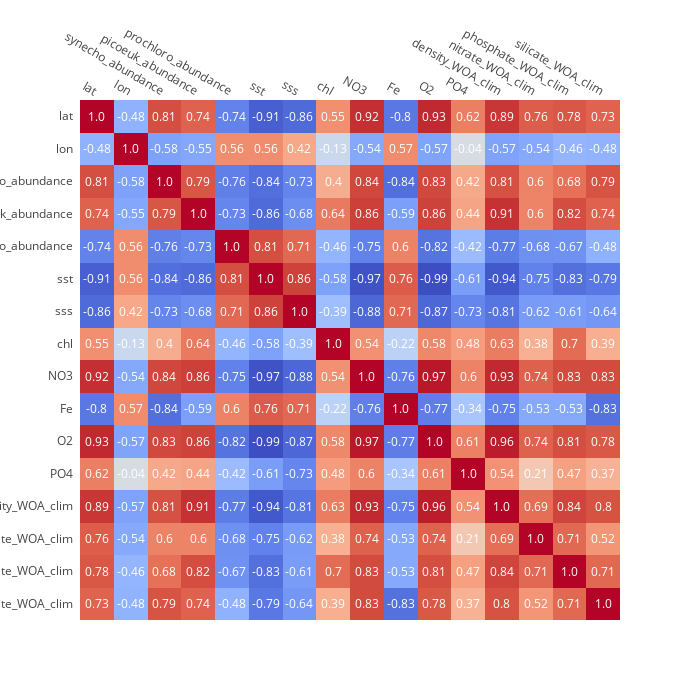

Notebook code cell kept with this figure:
### Code cell
from pycmap.annotatedHeatmap import AnnotatedHeatmap

corr = df.corr(method='spearman')
go = AnnotatedHeatmap().graph_obj()        
go.x = list(corr.columns)
go.y = list(corr.columns)
go.z = corr.values
go.cmap = 'coolwarm' 
go.vmin = -1
go.vmax = 1
go.variable = 'SeaFlow'
go.xlabel = ''
go.ylabel = ''
go.width = 700
go.height = 700
go.render()

### Figure 1 — Plotly figure (JSON) as saved in the notebook; plotly's stock layout.template omitted (floating-point values rounded to 4 significant figures; data arrays with more than 128 entries replaced by an {"elided": "..."} marker saying what was removed)
{"data": [{"colorscale": {"elided": "255x2 mixed values"}, "reversescale": false, "showscale": false, "type": "heatmap", "uid": "87140d29-6d46-43b9-b090-cdce77128319", "x": ["lat", "lon", "synecho_abundance", "picoeuk_abundance", "prochloro_abundance", "sst", "sss", "chl", "NO3", "Fe", "O2", "PO4", "density_WOA_clim", "nitrate_WOA_clim", "phosphate_WOA_clim", "silicate_WOA_clim"], "y": ["lat", "lon", "synecho_abundance", "picoeuk_abundance", "prochloro_abundance", "sst", "sss", "chl", "NO3", "Fe", "O2", "PO4", "density_WOA_clim", "nitrate_WOA_clim", "phosphate_WOA_clim", "silicate_WOA_clim"], "z": {"elided": "16x16 float values"}, "zmax": 1, "zmin": -1}], "layout": {"annotations": [{"font": {"color": "#FFFFFF"}, "showarrow": false, "text": "1.0", "x": "lat", "xref": "x", "y": "lat", "yref": "y"}, {"font": {"color": "#FFFFFF"}, "showarrow": false, "text": "-0.48", "x": "lon", "xref": "x", "y": "lat", "yref": "y"}, {"font": {"color": "#FFFFFF"}, "showarrow": false, "text": "0.81", "x": "synecho_abundance", "xref": "x", "y": "lat", "yref": "y"}, {"font": {"color": "#FFFFFF"}, "showarrow": false, "text": "0.74", "x": "picoeuk_abundance", "xref": "x", "y": "lat", "yref": "y"}, {"font": {"color": "#FFFFFF"}, "showarrow": false, "text": "-0.74", "x": "prochloro_abundance", "xref": "x", "y": "lat", "yref": "y"}, {"font": {"color": "#FFFFFF"}, "showarrow": false, "text": "-0.91", "x": "sst", "xref": "x", "y": "lat", "yref": "y"}, {"font": {"color": "#FFFFFF"}, "showarrow": false, "text": "-0.86", "x": "sss", "xref": "x", "y": "lat", "yref": "y"}, {"font": {"color": "#FFFFFF"}, "showarrow": false, "text": "0.55", "x": "chl", "xref": "x", "y": "lat", "yref": "y"}, {"font": {"color": "#FFFFFF"}, "showarrow": false, "text": "0.92", "x": "NO3", "xref": "x", "y": "lat", "yref": "y"}, {"font": {"color": "#FFFFFF"}, "showarrow": false, "text": "-0.8", "x": "Fe", "xref": "x", "y": "lat", "yref": "y"}, {"font": {"color": "#FFFFFF"}, "showarrow": false, "text": "0.93", "x": "O2", "xref": "x", "y": "lat", "yref": "y"}, {"font": {"color": "#FFFFFF"}, "showarrow": false, "text": "0.62", "x": "PO4", "xref": "x", "y": "lat", "yref": "y"}, {"font": {"color": "#FFFFFF"}, "showarrow": false, "text": "0.89", "x": "density_WOA_clim", "xref": "x", "y": "lat", "yref": "y"}, {"font": {"color": "#FFFFFF"}, "showarrow": false, "text": "0.76", "x": "nitrate_WOA_clim", "xref": "x", "y": "lat", "yref": "y"}, {"font": {"color": "#FFFFFF"}, "showarrow": false, "text": "0.78", "x": "phosphate_WOA_clim", "xref": "x", "y": "lat", "yref": "y"}, {"font": {"color": "#FFFFFF"}, "showarrow": false, "text": "0.73", "x": "silicate_WOA_clim", "xref": "x", "y": "lat", "yref": "y"}, {"font": {"color": "#FFFFFF"}, "showarrow": false, "text": "-0.48", "x": "lat", "xref": "x", "y": "lon", "yref": "y"}, {"font": {"color": "#FFFFFF"}, "showarrow": false, "text": "1.0", "x": "lon", "xref": "x", "y": "lon", "yref": "y"}, {"font": {"color": "#FFFFFF"}, "showarrow": false, "text": "-0.58", "x": "synecho_abundance", "xref": "x", "y": "lon", "yref": "y"}, {"font": {"color": "#FFFFFF"}, "showarrow": false, "text": "-0.55", "x": "picoeuk_abundance", "xref": "x", "y": "lon", "yref": "y"}, {"font": {"color": "#FFFFFF"}, "showarrow": false, "text": "0.56", "x": "prochloro_abundance", "xref": "x", "y": "lon", "yref": "y"}, {"font": {"color": "#FFFFFF"}, "showarrow": false, "text": "0.56", "x": "sst", "xref": "x", "y": "lon", "yref": "y"}, {"font": {"color": "#FFFFFF"}, "showarrow": false, "text": "0.42", "x": "sss", "xref": "x", "y": "lon", "yref": "y"}, {"font": {"color": "#FFFFFF"}, "showarrow": false, "text": "-0.13", "x": "chl", "xref": "x", "y": "lon", "yref": "y"}, {"font": {"color": "#FFFFFF"}, "showarrow": false, "text": "-0.54", "x": "NO3", "xref": "x", "y": "lon", "yref": "y"}, {"font": {"color": "#FFFFFF"}, "showarrow": false, "text": "0.57", "x": "Fe", "xref": "x", "y": "lon", "yref": "y"}, {"font": {"color": "#FFFFFF"}, "showarrow": false, "text": "-0.57", "x": "O2", "xref": "x", "y": "lon", "yref": "y"}, {"font": {"color": "#FFFFFF"}, "showarrow": false, "text": "-0.04", "x": "PO4", "xref": "x", "y": "lon", "yref": "y"}, {"font": {"color": "#FFFFFF"}, "showarrow": false, "text": "-0.57", "x": "density_WOA_clim", "xref": "x", "y": "lon", "yref": "y"}, {"font": {"color": "#FFFFFF"}, "showarrow": false, "text": "-0.54", "x": "nitrate_WOA_clim", "xref": "x", "y": "lon", "yref": "y"}, {"font": {"color": "#FFFFFF"}, "showarrow": false, "text": "-0.46", "x": "phosphate_WOA_clim", "xref": "x", "y": "lon", "yref": "y"}, {"font": {"color": "#FFFFFF"}, "showarrow": false, "text": "-0.48", "x": "silicate_WOA_clim", "xref": "x", "y": "lon", "yref": "y"}, {"font": {"color": "#FFFFFF"}, "showarrow": false, "text": "0.81", "x": "lat", "xref": "x", "y": "synecho_abundance", "yref": "y"}, {"font": {"color": "#FFFFFF"}, "showarrow": false, "text": "-0.58", "x": "lon", "xref": "x", "y": "synecho_abundance", "yref": "y"}, {"font": {"color": "#FFFFFF"}, "showarrow": false, "text": "1.0", "x": "synecho_abundance", "xref": "x", "y": "synecho_abundance", "yref": "y"}, {"font": {"color": "#FFFFFF"}, "showarrow": false, "text": "0.79", "x": "picoeuk_abundance", "xref": "x", "y": "synecho_abundance", "yref": "y"}, {"font": {"color": "#FFFFFF"}, "showarrow": false, "text": "-0.76", "x": "prochloro_abundance", "xref": "x", "y": "synecho_abundance", "yref": "y"}, {"font": {"color": "#FFFFFF"}, "showarrow": false, "text": "-0.84", "x": "sst", "xref": "x", "y": "synecho_abundance", "yref": "y"}, {"font": {"color": "#FFFFFF"}, "showarrow": false, "text": "-0.73", "x": "sss", "xref": "x", "y": "synecho_abundance", "yref": "y"}, {"font": {"color": "#FFFFFF"}, "showarrow": false, "text": "0.4", "x": "chl", "xref": "x", "y": "synecho_abundance", "yref": "y"}, {"font": {"color": "#FFFFFF"}, "showarrow": false, "text": "0.84", "x": "NO3", "xref": "x", "y": "synecho_abundance", "yref": "y"}, {"font": {"color": "#FFFFFF"}, "showarrow": false, "text": "-0.84", "x": "Fe", "xref": "x", "y": "synecho_abundance", "yref": "y"}, {"font": {"color": "#FFFFFF"}, "showarrow": false, "text": "0.83", "x": "O2", "xref": "x", "y": "synecho_abundance", "yref": "y"}, {"font": {"color": "#FFFFFF"}, "showarrow": false, "text": "0.42", "x": "PO4", "xref": "x", "y": "synecho_abundance", "yref": "y"}, {"font": {"color": "#FFFFFF"}, "showarrow": false, "text": "0.81", "x": "density_WOA_clim", "xref": "x", "y": "synecho_abundance", "yref": "y"}, {"font": {"color": "#FFFFFF"}, "showarrow": false, "text": "0.6", "x": "nitrate_WOA_clim", "xref": "x", "y": "synecho_abundance", "yref": "y"}, {"font": {"color": "#FFFFFF"}, "showarrow": false, "text": "0.68", "x": "phosphate_WOA_clim", "xref": "x", "y": "synecho_abundance", "yref": "y"}, {"font": {"color": "#FFFFFF"}, "showarrow": false, "text": "0.79", "x": "silicate_WOA_clim", "xref": "x", "y": "synecho_abundance", "yref": "y"}, {"font": {"color": "#FFFFFF"}, "showarrow": false, "text": "0.74", "x": "lat", "xref": "x", "y": "picoeuk_abundance", "yref": "y"}, {"font": {"color": "#FFFFFF"}, "showarrow": false, "text": "-0.55", "x": "lon", "xref": "x", "y": "picoeuk_abundance", "yref": "y"}, {"font": {"color": "#FFFFFF"}, "showarrow": false, "text": "0.79", "x": "synecho_abundance", "xref": "x", "y": "picoeuk_abundance", "yref": "y"}, {"font": {"color": "#FFFFFF"}, "showarrow": false, "text": "1.0", "x": "picoeuk_abundance", "xref": "x", "y": "picoeuk_abundance", "yref": "y"}, {"font": {"color": "#FFFFFF"}, "showarrow": false, "text": "-0.73", "x": "prochloro_abundance", "xref": "x", "y": "picoeuk_abundance", "yref": "y"}, {"font": {"color": "#FFFFFF"}, "showarrow": false, "text": "-0.86", "x": "sst", "xref": "x", "y": "picoeuk_abundance", "yref": "y"}, {"font": {"color": "#FFFFFF"}, "showarrow": false, "text": "-0.68", "x": "sss", "xref": "x", "y": "picoeuk_abundance", "yref": "y"}, {"font": {"color": "#FFFFFF"}, "showarrow": false, "text": "0.64", "x": "chl", "xref": "x", "y": "picoeuk_abundance", "yref": "y"}, {"font": {"color": "#FFFFFF"}, "showarrow": false, "text": "0.86", "x": "NO3", "xref": "x", "y": "picoeuk_abundance", "yref": "y"}, {"font": {"color": "#FFFFFF"}, "showarrow": false, "text": "-0.59", "x": "Fe", "xref": "x", "y": "picoeuk_abundance", "yref": "y"}, {"font": {"color": "#FFFFFF"}, "showarrow": false, "text": "0.86", "x": "O2", "xref": "x", "y": "picoeuk_abundance", "yref": "y"}, {"font": {"color": "#FFFFFF"}, "showarrow": false, "text": "0.44", "x": "PO4", "xref": "x", "y": "picoeuk_abundance", "yref": "y"}, {"font": {"color": "#FFFFFF"}, "showarrow": false, "text": "0.91", "x": "density_WOA_clim", "xref": "x", "y": "picoeuk_abundance", "yref": "y"}, {"font": {"color": "#FFFFFF"}, "showarrow": false, "text": "0.6", "x": "nitrate_WOA_clim", "xref": "x", "y": "picoeuk_abundance", "yref": "y"}, {"font": {"color": "#FFFFFF"}, "showarrow": false, "text": "0.82", "x": "phosphate_WOA_clim", "xref": "x", "y": "picoeuk_abundance", "yref": "y"}, {"font": {"color": "#FFFFFF"}, "showarrow": false, "text": "0.74", "x": "silicate_WOA_clim", "xref": "x", "y": "picoeuk_abundance", "yref": "y"}, {"font": {"color": "#FFFFFF"}, "showarrow": false, "text": "-0.74", "x": "lat", "xref": "x", "y": "prochloro_abundance", "yref": "y"}, {"font": {"color": "#FFFFFF"}, "showarrow": false, "text": "0.56", "x": "lon", "xref": "x", "y": "prochloro_abundance", "yref": "y"}, {"font": {"color": "#FFFFFF"}, "showarrow": false, "text": "-0.76", "x": "synecho_abundance", "xref": "x", "y": "prochloro_abundance", "yref": "y"}, {"font": {"color": "#FFFFFF"}, "showarrow": false, "text": "-0.73", "x": "picoeuk_abundance", "xref": "x", "y": "prochloro_abundance", "yref": "y"}, {"font": {"color": "#FFFFFF"}, "showarrow": false, "text": "1.0", "x": "prochloro_abundance", "xref": "x", "y": "prochloro_abundance", "yref": "y"}, {"font": {"color": "#FFFFFF"}, "showarrow": false, "text": "0.81", "x": "sst", "xref": "x", "y": "prochloro_abundance", "yref": "y"}, {"font": {"color": "#FFFFFF"}, "showarrow": false, "text": "0.71", "x": "sss", "xref": "x", "y": "prochloro_abundance", "yref": "y"}, {"font": {"color": "#FFFFFF"}, "showarrow": false, "text": "-0.46", "x": "chl", "xref": "x", "y": "prochloro_abundance", "yref": "y"}, {"font": {"color": "#FFFFFF"}, "showarrow": false, "text": "-0.75", "x": "NO3", "xref": "x", "y": "prochloro_abundance", "yref": "y"}, {"font": {"color": "#FFFFFF"}, "showarrow": false, "text": "0.6", "x": "Fe", "xref": "x", "y": "prochloro_abundance", "yref": "y"}, {"font": {"color": "#FFFFFF"}, "showarrow": false, "text": "-0.82", "x": "O2", "xref": "x", "y": "prochloro_abundance", "yref": "y"}, {"font": {"color": "#FFFFFF"}, "showarrow": false, "text": "-0.42", "x": "PO4", "xref": "x", "y": "prochloro_abundance", "yref": "y"}, {"font": {"color": "#FFFFFF"}, "showarrow": false, "text": "-0.77", "x": "density_WOA_clim", "xref": "x", "y": "prochloro_abundance", "yref": "y"}, {"font": {"color": "#FFFFFF"}, "showarrow": false, "text": "-0.68", "x": "nitrate_WOA_clim", "xref": "x", "y": "prochloro_abundance", "yref": "y"}, {"font": {"color": "#FFFFFF"}, "showarrow": false, "text": "-0.67", "x": "phosphate_WOA_clim", "xref": "x", "y": "prochloro_abundance", "yref": "y"}, {"font": {"color": "#FFFFFF"}, "showarrow": false, "text": "-0.48", "x": "silicate_WOA_clim", "xref": "x", "y": "prochloro_abundance", "yref": "y"}, {"font": {"color": "#FFFFFF"}, "showarrow": false, "text": "-0.91", "x": "lat", "xref": "x", "y": "sst", "yref": "y"}, {"font": {"color": "#FFFFFF"}, "showarrow": false, "text": "0.56", "x": "lon", "xref": "x", "y": "sst", "yref": "y"}, {"font": {"color": "#FFFFFF"}, "showarrow": false, "text": "-0.84", "x": "synecho_abundance", "xref": "x", "y": "sst", "yref": "y"}, {"font": {"color": "#FFFFFF"}, "showarrow": false, "text": "-0.86", "x": "picoeuk_abundance", "xref": "x", "y": "sst", "yref": "y"}, {"font": {"color": "#FFFFFF"}, "showarrow": false, "text": "0.81", "x": "prochloro_abundance", "xref": "x", "y": "sst", "yref": "y"}, {"font": {"color": "#FFFFFF"}, "showarrow": false, "text": "1.0", "x": "sst", "xref": "x", "y": "sst", "yref": "y"}, {"font": {"color": "#FFFFFF"}, "showarrow": false, "text": "0.86", "x": "sss", "xref": "x", "y": "sst", "yref": "y"}, {"font": {"color": "#FFFFFF"}, "showarrow": false, "text": "-0.58", "x": "chl", "xref": "x", "y": "sst", "yref": "y"}, {"font": {"color": "#FFFFFF"}, "showarrow": false, "text": "-0.97", "x": "NO3", "xref": "x", "y": "sst", "yref": "y"}, {"font": {"color": "#FFFFFF"}, "showarrow": false, "text": "0.76", "x": "Fe", "xref": "x", "y": "sst", "yref": "y"}, {"font": {"color": "#FFFFFF"}, "showarrow": false, "text": "-0.99", "x": "O2", "xref": "x", "y": "sst", "yref": "y"}, {"font": {"color": "#FFFFFF"}, "showarrow": false, "text": "-0.61", "x": "PO4", "xref": "x", "y": "sst", "yref": "y"}, {"font": {"color": "#FFFFFF"}, "showarrow": false, "text": "-0.94", "x": "density_WOA_clim", "xref": "x", "y": "sst", "yref": "y"}, {"font": {"color": "#FFFFFF"}, "showarrow": false, "text": "-0.75", "x": "nitrate_WOA_clim", "xref": "x", "y": "sst", "yref": "y"}, {"font": {"color": "#FFFFFF"}, "showarrow": false, "text": "-0.83", "x": "phosphate_WOA_clim", "xref": "x", "y": "sst", "yref": "y"}, {"font": {"color": "#FFFFFF"}, "showarrow": false, "text": "-0.79", "x": "silicate_WOA_clim", "xref": "x", "y": "sst", "yref": "y"}, {"font": {"color": "#FFFFFF"}, "showarrow": false, "text": "-0.86", "x": "lat", "xref": "x", "y": "sss", "yref": "y"}, {"font": {"color": "#FFFFFF"}, "showarrow": false, "text": "0.42", "x": "lon", "xref": "x", "y": "sss", "yref": "y"}, {"font": {"color": "#FFFFFF"}, "showarrow": false, "text": "-0.73", "x": "synecho_abundance", "xref": "x", "y": "sss", "yref": "y"}, {"font": {"color": "#FFFFFF"}, "showarrow": false, "text": "-0.68", "x": "picoeuk_abundance", "xref": "x", "y": "sss", "yref": "y"}, {"font": {"color": "#FFFFFF"}, "showarrow": false, "text": "0.71", "x": "prochloro_abundance", "xref": "x", "y": "sss", "yref": "y"}, {"font": {"color": "#FFFFFF"}, "showarrow": false, "text": "0.86", "x": "sst", "xref": "x", "y": "sss", "yref": "y"}, {"font": {"color": "#FFFFFF"}, "showarrow": false, "text": "1.0", "x": "sss", "xref": "x", "y": "sss", "yref": "y"}, {"font": {"color": "#FFFFFF"}, "showarrow": false, "text": "-0.39", "x": "chl", "xref": "x", "y": "sss", "yref": "y"}, {"font": {"color": "#FFFFFF"}, "showarrow": false, "text": "-0.88", "x": "NO3", "xref": "x", "y": "sss", "yref": "y"}, {"font": {"color": "#FFFFFF"}, "showarrow": false, "text": "0.71", "x": "Fe", "xref": "x", "y": "sss", "yref": "y"}, {"font": {"color": "#FFFFFF"}, "showarrow": false, "text": "-0.87", "x": "O2", "xref": "x", "y": "sss", "yref": "y"}, {"font": {"color": "#FFFFFF"}, "showarrow": false, "text": "-0.73", "x": "PO4", "xref": "x", "y": "sss", "yref": "y"}, {"font": {"color": "#FFFFFF"}, "showarrow": false, "text": "-0.81", "x": "density_WOA_clim", "xref": "x", "y": "sss", "yref": "y"}, {"font": {"color": "#FFFFFF"}, "showarrow": false, "text": "-0.62", "x": "nitrate_WOA_clim", "xref": "x", "y": "sss", "yref": "y"}, {"font": {"color": "#FFFFFF"}, "showarrow": false, "text": "-0.61", "x": "phosphate_WOA_clim", "xref": "x", "y": "sss", "yref": "y"}, {"font": {"color": "#FFFFFF"}, "showarrow": false, "text": "-0.64", "x": "silicate_WOA_clim", "xref": "x", "y": "sss", "yref": "y"}, {"font": {"color": "#FFFFFF"}, "showarrow": false, "text": "0.55", "x": "lat", "xref": "x", "y": "chl", "yref": "y"}, {"font": {"color": "#FFFFFF"}, "showarrow": false, "text": "-0.13", "x": "lon", "xref": "x", "y": "chl", "yref": "y"}, {"font": {"color": "#FFFFFF"}, "showarrow": false, "text": "0.4", "x": "synecho_abundance", "xref": "x", "y": "chl", "yref": "y"}, {"font": {"color": "#FFFFFF"}, "showarrow": false, "text": "0.64", "x": "picoeuk_abundance", "xref": "x", "y": "chl", "yref": "y"}, {"font": {"color": "#FFFFFF"}, "showarrow": false, "text": "-0.46", "x": "prochloro_abundance", "xref": "x", "y": "chl", "yref": "y"}, {"font": {"color": "#FFFFFF"}, "showarrow": false, "text": "-0.58", "x": "sst", "xref": "x", "y": "chl", "yref": "y"}, {"font": {"color": "#FFFFFF"}, "showarrow": false, "text": "-0.39", "x": "sss", "xref": "x", "y": "chl", "yref": "y"}, {"font": {"color": "#FFFFFF"}, "showarrow": false, "text": "1.0", "x": "chl", "xref": "x", "y": "chl", "yref": "y"}, {"font": {"color": "#FFFFFF"}, "showarrow": false, "text": "0.54", "x": "NO3", "xref": "x", "y": "chl", "yref": "y"}, {"font": {"color": "#FFFFFF"}, "showarrow": false, "text": "-0.22", "x": "Fe", "xref": "x", "y": "chl", "yref": "y"}, {"font": {"color": "#FFFFFF"}, "showarrow": false, "text": "0.58", "x": "O2", "xref": "x", "y": "chl", "yref": "y"}, {"font": {"color": "#FFFFFF"}, "showarrow": false, "text": "0.48", "x": "PO4", "xref": "x", "y": "chl", "yref": "y"}, {"font": {"color": "#FFFFFF"}, "showarrow": false, "text": "0.63", "x": "density_WOA_clim", "xref": "x", "y": "chl", "yref": "y"}, {"font": {"color": "#FFFFFF"}, "showarrow": false, "text": "0.38", "x": "nitrate_WOA_clim", "xref": "x", "y": "chl", "yref": "y"}, {"font": {"color": "#FFFFFF"}, "showarrow": false, "text": "0.7", "x": "phosphate_WOA_clim", "xref": "x", "y": "chl", "yref": "y"}, {"font": {"color": "#FFFFFF"}, "showarrow": false, "text": "0.39", "x": "silicate_WOA_clim", "xref": "x", "y": "chl", "yref": "y"}, {"font": {"color": "#FFFFFF"}, "showarrow": false, "text": "0.92", "x": "lat", "xref": "x", "y": "NO3", "yref": "y"}, {"font": {"color": "#FFFFFF"}, "showarrow": false, "text": "-0.54", "x": "lon", "xref": "x", "y": "NO3", "yref": "y"}, {"font": {"color": "#FFFFFF"}, "showarrow": false, "text": "0.84", "x": "synecho_abundance", "xref": "x", "y": "NO3", "yref": "y"}, {"font": {"color": "#FFFFFF"}, "showarrow": false, "text": "0.86", "x": "picoeuk_abundance", "xref": "x", "y": "NO3", "yref": "y"}, {"font": {"color": "#FFFFFF"}, "showarrow": false, "text": "-0.75", "x": "prochloro_abundance", "xref": "x", "y": "NO3", "yref": "y"}, {"font": {"color": "#FFFFFF"}, "showarrow": false, "text": "-0.97", "x": "sst", "xref": "x", "y": "NO3", "yref": "y"}, {"font": {"color": "#FFFFFF"}, "showarrow": false, "text": "-0.88", "x": "sss", "xref": "x", "y": "NO3", "yref": "y"}, {"font": {"color": "#FFFFFF"}, "showarrow": false, "text": "0.54", "x": "chl", "xref": "x", "y": "NO3", "yref": "y"}, {"font": {"color": "#FFFFFF"}, "showarrow": false, "text": "1.0", "x": "NO3", "xref": "x", "y": "NO3", "yref": "y"}, {"font": {"color": "#FFFFFF"}, "showarrow": false, "text": "-0.76", "x": "Fe", "xref": "x", "y": "NO3", "yref": "y"}, {"font": {"color": "#FFFFFF"}, "showarrow": false, "text": "0.97", "x": "O2", "xref": "x", "y": "NO3", "yref": "y"}, {"font": {"color": "#FFFFFF"}, "showarrow": false, "text": "0.6", "x": "PO4", "xref": "x", "y": "NO3", "yref": "y"}, {"font": {"color": "#FFFFFF"}, "showarrow": false, "text": "0.93", "x": "density_WOA_clim", "xref": "x", "y": "NO3", "yref": "y"}, {"font": {"color": "#FFFFFF"}, "showarrow": false, "text": "0.74", "x": "nitrate_WOA_clim", "xref": "x", "y": "NO3", "yref": "y"}, {"font": {"color": "#FFFFFF"}, "showarrow": false, "text": "0.83", "x": "phosphate_WOA_clim", "xref": "x", "y": "NO3", "yref": "y"}, {"font": {"color": "#FFFFFF"}, "showarrow": false, "text": "0.83", "x": "silicate_WOA_clim", "xref": "x", "y": "NO3", "yref": "y"}, {"font": {"color": "#FFFFFF"}, "showarrow": false, "text": "-0.8", "x": "lat", "xref": "x", "y": "Fe", "yref": "y"}, {"font": {"color": "#FFFFFF"}, "showarrow": false, "text": "0.57", "x": "lon", "xref": "x", "y": "Fe", "yref": "y"}, {"font": {"color": "#FFFFFF"}, "showarrow": false, "text": "-0.84", "x": "synecho_abundance", "xref": "x", "y": "Fe", "yref": "y"}, {"font": {"color": "#FFFFFF"}, "showarrow": false, "text": "-0.59", "x": "picoeuk_abundance", "xref": "x", "y": "Fe", "yref": "y"}, {"font": {"color": "#FFFFFF"}, "showarrow": false, "text": "0.6", "x": "prochloro_abundance", "xref": "x", "y": "Fe", "yref": "y"}, {"font": {"color": "#FFFFFF"}, "showarrow": false, "text": "0.76", "x": "sst", "xref": "x", "y": "Fe", "yref": "y"}, {"font": {"color": "#FFFFFF"}, "showarrow": false, "text": "0.71", "x": "sss", "xref": "x", "y": "Fe", "yref": "y"}, {"font": {"color": "#FFFFFF"}, "showarrow": false, "text": "-0.22", "x": "chl", "xref": "x", "y": "Fe", "yref": "y"}, {"font": {"color": "#FFFFFF"}, "showarrow": false, "text": "-0.76", "x": "NO3", "xref": "x", "y": "Fe", "yref": "y"}, {"font": {"color": "#FFFFFF"}, "showarrow": false, "text": "1.0", "x": "Fe", "xref": "x", "y": "Fe", "yref": "y"}, {"font": {"color": "#FFFFFF"}, "showarrow": false, "text": "-0.77", "x": "O2", "xref": "x", "y": "Fe", "yref": "y"}, {"font": {"color": "#FFFFFF"}, "showarrow": false, "text": "-0.34", "x": "PO4", "xref": "x", "y": "Fe", "yref": "y"}, {"font": {"color": "#FFFFFF"}, "showarrow": false, "text": "-0.75", "x": "density_WOA_clim", "xref": "x", "y": "Fe", "yref": "y"}, {"font": {"color": "#FFFFFF"}, "showarrow": false, "text": "-0.53", "x": "nitrate_WOA_clim", "xref": "x", "y": "Fe", "yref": "y"}, {"font": {"color": "#FFFFFF"}, "showarrow": false, "text": "-0.53", "x": "phosphate_WOA_clim", "xref": "x", "y": "Fe", "yref": "y"}, {"font": {"color": "#FFFFFF"}, "showarrow": false, "text": "-0.83", "x": "silicate_WOA_clim", "xref": "x", "y": "Fe", "yref": "y"}, {"font": {"color": "#FFFFFF"}, "showarrow": false, "text": "0.93", "x": "lat", "xref": "x", "y": "O2", "yref": "y"}, {"font": {"color": "#FFFFFF"}, "showarrow": false, "text": "-0.57", "x": "lon", "xref": "x", "y": "O2", "yref": "y"}, {"font": {"color": "#FFFFFF"}, "showarrow": false, "text": "0.83", "x": "synecho_abundance", "xref": "x", "y": "O2", "yref": "y"}, {"font": {"color": "#FFFFFF"}, "showarrow": false, "text": "0.86", "x": "picoeuk_abundance", "xref": "x", "y": "O2", "yref": "y"}, {"font": {"color": "#FFFFFF"}, "showarrow": false, "text": "-0.82", "x": "prochloro_abundance", "xref": "x", "y": "O2", "yref": "y"}, {"font": {"color": "#FFFFFF"}, "showarrow": false, "text": "-0.99", "x": "sst", "xref": "x", "y": "O2", "yref": "y"}, {"font": {"color": "#FFFFFF"}, "showarrow": false, "text": "-0.87", "x": "sss", "xref": "x", "y": "O2", "yref": "y"}, {"font": {"color": "#FFFFFF"}, "showarrow": false, "text": "0.58", "x": "chl", "xref": "x", "y": "O2", "yref": "y"}, {"font": {"color": "#FFFFFF"}, "showarrow": false, "text": "0.97", "x": "NO3", "xref": "x", "y": "O2", "yref": "y"}, {"font": {"color": "#FFFFFF"}, "showarrow": false, "text": "-0.77", "x": "Fe", "xref": "x", "y": "O2", "yref": "y"}, {"font": {"color": "#FFFFFF"}, "showarrow": false, "text": "1.0", "x": "O2", "xref": "x", "y": "O2", "yref": "y"}, {"font": {"color": "#FFFFFF"}, "showarrow": false, "text": "0.61", "x": "PO4", "xref": "x", "y": "O2", "yref": "y"}, {"font": {"color": "#FFFFFF"}, "showarrow": false, "text": "0.96", "x": "density_WOA_clim", "xref": "x", "y": "O2", "yref": "y"}, {"font": {"color": "#FFFFFF"}, "showarrow": false, "text": "0.74", "x": "nitrate_WOA_clim", "xref": "x", "y": "O2", "yref": "y"}, {"font": {"color": "#FFFFFF"}, "showarrow": false, "text": "0.81", "x": "phosphate_WOA_clim", "xref": "x", "y": "O2", "yref": "y"}, {"font": {"color": "#FFFFFF"}, "showarrow": false, "text": "0.78", "x": "silicate_WOA_clim", "xref": "x", "y": "O2", "yref": "y"}, {"font": {"color": "#FFFFFF"}, "showarrow": false, "text": "0.62", "x": "lat", "xref": "x", "y": "PO4", "yref": "y"}, {"font": {"color": "#FFFFFF"}, "showarrow": false, "text": "-0.04", "x": "lon", "xref": "x", "y": "PO4", "yref": "y"}, {"font": {"color": "#FFFFFF"}, "showarrow": false, "text": "0.42", "x": "synecho_abundance", "xref": "x", "y": "PO4", "yref": "y"}, {"font": {"color": "#FFFFFF"}, "showarrow": false, "text": "0.44", "x": "picoeuk_abundance", "xref": "x", "y": "PO4", "yref": "y"}, {"font": {"color": "#FFFFFF"}, "showarrow": false, "text": "-0.42", "x": "prochloro_abundance", "xref": "x", "y": "PO4", "yref": "y"}, {"font": {"color": "#FFFFFF"}, "showarrow": false, "text": "-0.61", "x": "sst", "xref": "x", "y": "PO4", "yref": "y"}, {"font": {"color": "#FFFFFF"}, "showarrow": false, "text": "-0.73", "x": "sss", "xref": "x", "y": "PO4", "yref": "y"}, {"font": {"color": "#FFFFFF"}, "showarrow": false, "text": "0.48", "x": "chl", "xref": "x", "y": "PO4", "yref": "y"}, {"font": {"color": "#FFFFFF"}, "showarrow": false, "text": "0.6", "x": "NO3", "xref": "x", "y": "PO4", "yref": "y"}, {"font": {"color": "#FFFFFF"}, "showarrow": false, "text": "-0.34", "x": "Fe", "xref": "x", "y": "PO4", "yref": "y"}, {"font": {"color": "#FFFFFF"}, "showarrow": false, "text": "0.61", "x": "O2", "xref": "x", "y": "PO4", "yref": "y"}, {"font": {"color": "#FFFFFF"}, "showarrow": false, "text": "1.0", "x": "PO4", "xref": "x", "y": "PO4", "yref": "y"}, {"font": {"color": "#FFFFFF"}, "showarrow": false, "text": "0.54", "x": "density_WOA_clim", "xref": "x", "y": "PO4", "yref": "y"}, {"font": {"color": "#FFFFFF"}, "showarrow": false, "text": "0.21", "x": "nitrate_WOA_clim", "xref": "x", "y": "PO4", "yref": "y"}, {"font": {"color": "#FFFFFF"}, "showarrow": false, "text": "0.47", "x": "phosphate_WOA_clim", "xref": "x", "y": "PO4", "yref": "y"}, {"font": {"color": "#FFFFFF"}, "showarrow": false, "text": "0.37", "x": "silicate_WOA_clim", "xref": "x", "y": "PO4", "yref": "y"}, {"font": {"color": "#FFFFFF"}, "showarrow": false, "text": "0.89", "x": "lat", "xref": "x", "y": "density_WOA_clim", "yref": "y"}, {"font": {"color": "#FFFFFF"}, "showarrow": false, "text": "-0.57", "x": "lon", "xref": "x", "y": "density_WOA_clim", "yref": "y"}, {"font": {"color": "#FFFFFF"}, "showarrow": false, "text": "0.81", "x": "synecho_abundance", "xref": "x", "y": "density_WOA_clim", "yref": "y"}, {"font": {"color": "#FFFFFF"}, "showarrow": false, "text": "0.91", "x": "picoeuk_abundance", "xref": "x", "y": "density_WOA_clim", "yref": "y"}, {"font": {"color": "#FFFFFF"}, "showarrow": false, "text": "-0.77", "x": "prochloro_abundance", "xref": "x", "y": "density_WOA_clim", "yref": "y"}, {"font": {"color": "#FFFFFF"}, "showarrow": false, "text": "-0.94", "x": "sst", "xref": "x", "y": "density_WOA_clim", "yref": "y"}, {"font": {"color": "#FFFFFF"}, "showarrow": false, "text": "-0.81", "x": "sss", "xref": "x", "y": "density_WOA_clim", "yref": "y"}, {"font": {"color": "#FFFFFF"}, "showarrow": false, "text": "0.63", "x": "chl", "xref": "x", "y": "density_WOA_clim", "yref": "y"}, {"font": {"color": "#FFFFFF"}, "showarrow": false, "text": "0.93", "x": "NO3", "xref": "x", "y": "density_WOA_clim", "yref": "y"}, {"font": {"color": "#FFFFFF"}, "showarrow": false, "text": "-0.75", "x": "Fe", "xref": "x", "y": "density_WOA_clim", "yref": "y"}, {"font": {"color": "#FFFFFF"}, "showarrow": false, "text": "0.96", "x": "O2", "xref": "x", "y": "density_WOA_clim", "yref": "y"}, {"font": {"color": "#FFFFFF"}, "showarrow": false, "text": "0.54", "x": "PO4", "xref": "x", "y": "density_WOA_clim", "yref": "y"}, {"font": {"color": "#FFFFFF"}, "showarrow": false, "text": "1.0", "x": "density_WOA_clim", "xref": "x", "y": "density_WOA_clim", "yref": "y"}, {"font": {"color": "#FFFFFF"}, "showarrow": false, "text": "0.69", "x": "nitrate_WOA_clim", "xref": "x", "y": "density_WOA_clim", "yref": "y"}, {"font": {"color": "#FFFFFF"}, "showarrow": false, "text": "0.84", "x": "phosphate_WOA_clim", "xref": "x", "y": "density_WOA_clim", "yref": "y"}, {"font": {"color": "#FFFFFF"}, "showarrow": false, "text": "0.8", "x": "silicate_WOA_clim", "xref": "x", "y": "density_WOA_clim", "yref": "y"}, {"font": {"color": "#FFFFFF"}, "showarrow": false, "text": "0.76", "x": "lat", "xref": "x", "y": "nitrate_WOA_clim", "yref": "y"}, {"font": {"color": "#FFFFFF"}, "showarrow": false, "text": "-0.54", "x": "lon", "xref": "x", "y": "nitrate_WOA_clim", "yref": "y"}, {"font": {"color": "#FFFFFF"}, "showarrow": false, "text": "0.6", "x": "synecho_abundance", "xref": "x", "y": "nitrate_WOA_clim", "yref": "y"}, {"font": {"color": "#FFFFFF"}, "showarrow": false, "text": "0.6", "x": "picoeuk_abundance", "xref": "x", "y": "nitrate_WOA_clim", "yref": "y"}, {"font": {"color": "#FFFFFF"}, "showarrow": false, "text": "-0.68", "x": "prochloro_abundance", "xref": "x", "y": "nitrate_WOA_clim", "yref": "y"}, {"font": {"color": "#FFFFFF"}, "showarrow": false, "text": "-0.75", "x": "sst", "xref": "x", "y": "nitrate_WOA_clim", "yref": "y"}, {"font": {"color": "#FFFFFF"}, "showarrow": false, "text": "-0.62", "x": "sss", "xref": "x", "y": "nitrate_WOA_clim", "yref": "y"}, {"font": {"color": "#FFFFFF"}, "showarrow": false, "text": "0.38", "x": "chl", "xref": "x", "y": "nitrate_WOA_clim", "yref": "y"}, {"font": {"color": "#FFFFFF"}, "showarrow": false, "text": "0.74", "x": "NO3", "xref": "x", "y": "nitrate_WOA_clim", "yref": "y"}, {"font": {"color": "#FFFFFF"}, "showarrow": false, "text": "-0.53", "x": "Fe", "xref": "x", "y": "nitrate_WOA_clim", "yref": "y"}, {"font": {"color": "#FFFFFF"}, "showarrow": false, "text": "0.74", "x": "O2", "xref": "x", "y": "nitrate_WOA_clim", "yref": "y"}, {"font": {"color": "#FFFFFF"}, "showarrow": false, "text": "0.21", "x": "PO4", "xref": "x", "y": "nitrate_WOA_clim", "yref": "y"}, {"font": {"color": "#FFFFFF"}, "showarrow": false, "text": "0.69", "x": "density_WOA_clim", "xref": "x", "y": "nitrate_WOA_clim", "yref": "y"}, {"font": {"color": "#FFFFFF"}, "showarrow": false, "text": "1.0", "x": "nitrate_WOA_clim", "xref": "x", "y": "nitrate_WOA_clim", "yref": "y"}, {"font": {"color": "#FFFFFF"}, "showarrow": false, "text": "0.71", "x": "phosphate_WOA_clim", "xref": "x", "y": "nitrate_WOA_clim", "yref": "y"}, {"font": {"color": "#FFFFFF"}, "showarrow": false, "text": "0.52", "x": "silicate_WOA_clim", "xref": "x", "y": "nitrate_WOA_clim", "yref": "y"}, {"font": {"color": "#FFFFFF"}, "showarrow": false, "text": "0.78", "x": "lat", "xref": "x", "y": "phosphate_WOA_clim", "yref": "y"}, {"font": {"color": "#FFFFFF"}, "showarrow": false, "text": "-0.46", "x": "lon", "xref": "x", "y": "phosphate_WOA_clim", "yref": "y"}, {"font": {"color": "#FFFFFF"}, "showarrow": false, "text": "0.68", "x": "synecho_abundance", "xref": "x", "y": "phosphate_WOA_clim", "yref": "y"}, {"font": {"color": "#FFFFFF"}, "showarrow": false, "text": "0.82", "x": "picoeuk_abundance", "xref": "x", "y": "phosphate_WOA_clim", "yref": "y"}, {"font": {"color": "#FFFFFF"}, "showarrow": false, "text": "-0.67", "x": "prochloro_abundance", "xref": "x", "y": "phosphate_WOA_clim", "yref": "y"}, {"font": {"color": "#FFFFFF"}, "showarrow": false, "text": "-0.83", "x": "sst", "xref": "x", "y": "phosphate_WOA_clim", "yref": "y"}, {"font": {"color": "#FFFFFF"}, "showarrow": false, "text": "-0.61", "x": "sss", "xref": "x", "y": "phosphate_WOA_clim", "yref": "y"}, {"font": {"color": "#FFFFFF"}, "showarrow": false, "text": "0.7", "x": "chl", "xref": "x", "y": "phosphate_WOA_clim", "yref": "y"}, {"font": {"color": "#FFFFFF"}, "showarrow": false, "text": "0.83", "x": "NO3", "xref": "x", "y": "phosphate_WOA_clim", "yref": "y"}, {"font": {"color": "#FFFFFF"}, "showarrow": false, "text": "-0.53", "x": "Fe", "xref": "x", "y": "phosphate_WOA_clim", "yref": "y"}, {"font": {"color": "#FFFFFF"}, "showarrow": false, "text": "0.81", "x": "O2", "xref": "x", "y": "phosphate_WOA_clim", "yref": "y"}, {"font": {"color": "#FFFFFF"}, "showarrow": false, "text": "0.47", "x": "PO4", "xref": "x", "y": "phosphate_WOA_clim", "yref": "y"}, {"font": {"color": "#FFFFFF"}, "showarrow": false, "text": "0.84", "x": "density_WOA_clim", "xref": "x", "y": "phosphate_WOA_clim", "yref": "y"}, {"font": {"color": "#FFFFFF"}, "showarrow": false, "text": "0.71", "x": "nitrate_WOA_clim", "xref": "x", "y": "phosphate_WOA_clim", "yref": "y"}, {"font": {"color": "#FFFFFF"}, "showarrow": false, "text": "1.0", "x": "phosphate_WOA_clim", "xref": "x", "y": "phosphate_WOA_clim", "yref": "y"}, {"font": {"color": "#FFFFFF"}, "showarrow": false, "text": "0.71", "x": "silicate_WOA_clim", "xref": "x", "y": "phosphate_WOA_clim", "yref": "y"}, {"font": {"color": "#FFFFFF"}, "showarrow": false, "text": "0.73", "x": "lat", "xref": "x", "y": "silicate_WOA_clim", "yref": "y"}, {"font": {"color": "#FFFFFF"}, "showarrow": false, "text": "-0.48", "x": "lon", "xref": "x", "y": "silicate_WOA_clim", "yref": "y"}, {"font": {"color": "#FFFFFF"}, "showarrow": false, "text": "0.79", "x": "synecho_abundance", "xref": "x", "y": "silicate_WOA_clim", "yref": "y"}, {"font": {"color": "#FFFFFF"}, "showarrow": false, "text": "0.74", "x": "picoeuk_abundance", "xref": "x", "y": "silicate_WOA_clim", "yref": "y"}, {"font": {"color": "#FFFFFF"}, "showarrow": false, "text": "-0.48", "x": "prochloro_abundance", "xref": "x", "y": "silicate_WOA_clim", "yref": "y"}, {"font": {"color": "#FFFFFF"}, "showarrow": false, "text": "-0.79", "x": "sst", "xref": "x", "y": "silicate_WOA_clim", "yref": "y"}, {"font": {"color": "#FFFFFF"}, "showarrow": false, "text": "-0.64", "x": "sss", "xref": "x", "y": "silicate_WOA_clim", "yref": "y"}, {"font": {"color": "#FFFFFF"}, "showarrow": false, "text": "0.39", "x": "chl", "xref": "x", "y": "silicate_WOA_clim", "yref": "y"}, {"font": {"color": "#FFFFFF"}, "showarrow": false, "text": "0.83", "x": "NO3", "xref": "x", "y": "silicate_WOA_clim", "yref": "y"}, {"font": {"color": "#FFFFFF"}, "showarrow": false, "text": "-0.83", "x": "Fe", "xref": "x", "y": "silicate_WOA_clim", "yref": "y"}, {"font": {"color": "#FFFFFF"}, "showarrow": false, "text": "0.78", "x": "O2", "xref": "x", "y": "silicate_WOA_clim", "yref": "y"}, {"font": {"color": "#FFFFFF"}, "showarrow": false, "text": "0.37", "x": "PO4", "xref": "x", "y": "silicate_WOA_clim", "yref": "y"}, {"font": {"color": "#FFFFFF"}, "showarrow": false, "text": "0.8", "x": "density_WOA_clim", "xref": "x", "y": "silicate_WOA_clim", "yref": "y"}, {"font": {"color": "#FFFFFF"}, "showarrow": false, "text": "0.52", "x": "nitrate_WOA_clim", "xref": "x", "y": "silicate_WOA_clim", "yref": "y"}, {"font": {"color": "#FFFFFF"}, "showarrow": false, "text": "0.71", "x": "phosphate_WOA_clim", "xref": "x", "y": "silicate_WOA_clim", "yref": "y"}, {"font": {"color": "#FFFFFF"}, "showarrow": false, "text": "1.0", "x": "silicate_WOA_clim", "xref": "x", "y": "silicate_WOA_clim", "yref": "y"}], "autosize": false, "height": 700, "title": {"text": ""}, "width": 700, "xaxis": {"dtick": 1, "gridcolor": "rgb(0, 0, 0)", "side": "top", "ticks": "", "title": {"text": ""}}, "yaxis": {"autorange": "reversed", "dtick": 1, "ticks": "", "ticksuffix": "  ", "title": {"text": ""}}}}
